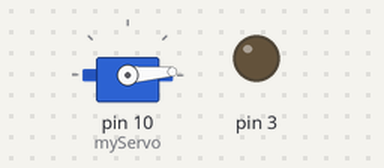
Bench run of a sketch on a simulated Arduino Uno, built with avr-gcc and run on an emulated ATmega328P. Parts: servo, output pins drawn as LEDs (lit = HIGH). What the sketch prints to the serial monitor is not drawn.

Above: at 0.05 s.
At 0.5 s:
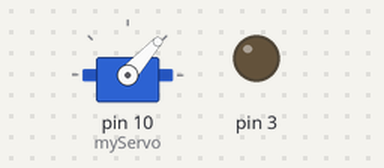
At 0.95 s:
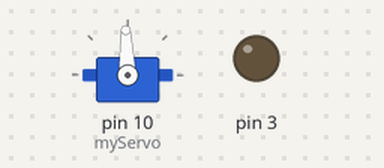
At 1.85 s:
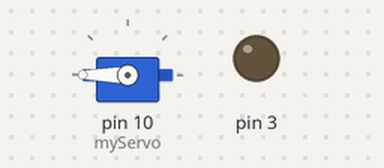
Timing chart, 0 to 6.6 s (numbered marks = the images above):
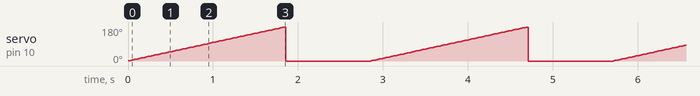

Measured:
- by itself, servo on pin 10 (myServo): ramps from 0° to 180° and jumps back, once every 2.9 s

The sketch:

servo.ino
```cpp
#include <Servo.h>
Servo myServo;
int pos = 0;

void setup(){
pinMode(1,OUTPUT);
pinMode(10,OUTPUT);
pinMode(3,OUTPUT);
Serial.begin(9600);
myServo.attach(10);
}

void loop(){
  Serial.println();
//  myServo.write(pos);
  Serial.println(pos);
 // pos = analogRead(0)/6;
  pos += 1;
  myServo.write(pos);
  delay(10);
  if (pos > 180) {
    pos = 0;
    myServo.write(pos);
    delay(1000);
  }

}
```
